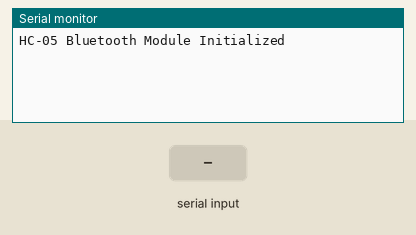
Bench run of a sketch on a simulated Arduino Uno, built with avr-gcc and run on an emulated ATmega328P. Parts: the last lines printed to the serial monitor. Inputs (shaded band) come from the test bench.

Above: at 1.2 s.
1.3 s: "90:45:200\n" received over the second serial link
At 3.1 s:
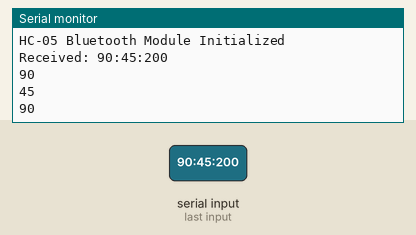
3.8 s: "90:45\n" received over the second serial link
6.3 s: "5\n" received over the second serial link
At 7.7 s:
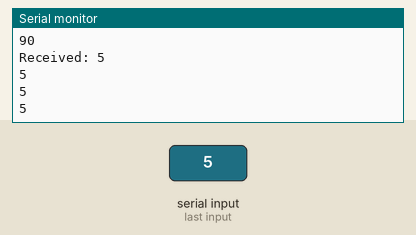
Timing chart, 0 to 9.3 s (numbered marks = the images above; inputs shaded):
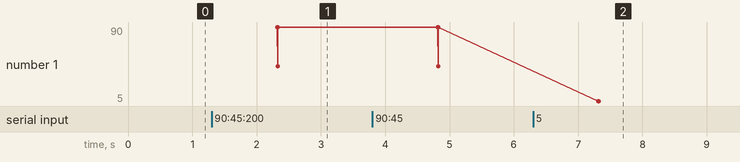

Measured:
- after the input at 1.3 s, the serial monitor: prints a new line after 1.0 s (image 1)
- after the input at 6.3 s, the serial monitor: prints a new line after 1.0 s (image 2)
- plotted number 1: 90 → 5 after the input at 6.3 s

The sketch:

BT.ino
```cpp
#include <SoftwareSerial.h>

SoftwareSerial BTSerial(2, 3); // RX, TX pins for SoftwareSerial

void setup() {
  Serial.begin(9600); // Serial monitor for debugging
  BTSerial.begin(9600); // Bluetooth module baud rate

  Serial.println("HC-05 Bluetooth Module Initialized");
}

void loop() {
  // Check if data is available on Bluetooth module
  String received;
  if (BTSerial.available()) {
    received = BTSerial.readString(); // Read the incoming byte from Bluetooth

    // Print the received character to Serial monitor
    Serial.print("Received: ");
    Serial.println(received);

    int hrs, mins, date;

    hrs = received.substring(0,received.indexOf(':')).toInt();

    mins = received.substring(received.indexOf(':')+1, received.indexOf('.')).toInt();
    date = received.substring(received.indexOf('.')+1, received.length()).toInt();

    Serial.println(hrs);
    Serial.println(mins);
    Serial.println(date);

  }
}
```
